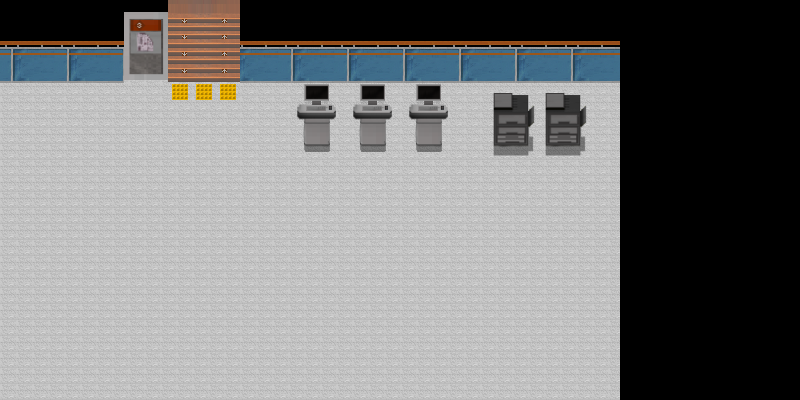

A level layout from a 2D game, rendered from its tile map. Below: a short description, then the map file with tile-grid data replaced by summaries:
An orthogonal 200x100 tile map with 4x4 px tiles, 3 tile layers (Tile Layer 1, Tile Layer 2, Tile Layer 3), 3 tilesets and 5 objects.

<map version="1.9" tiledversion="1.9.2" orientation="orthogonal" renderorder="right-down" width="200" height="100" tilewidth="4" tileheight="4" infinite="0" nextlayerid="6" nextobjectid="25">
 <tileset firstgid="1" source="Library_stair.tsx" />
 <tileset firstgid="30101" source="Lib_1F_1.tsx" />
 <tileset firstgid="60201" source="LibraryA.tsx" />
 <layer id="1" name="Tile Layer 1" width="200" height="100">
  <data>[20000 cells, 12400 non-empty, 16 distinct tile ids]</data>
 </layer>
 <layer id="2" name="Tile Layer 2" width="200" height="100">
  <data>[20000 cells, 2084 non-empty, 563 distinct tile ids]</data>
 </layer>
 <layer id="4" name="Tile Layer 3" width="200" height="100">
  <data>[20000 cells, 1225 non-empty, 572 distinct tile ids]</data>
 </layer>
 <objectgroup id="5" name="Object Layer 1">
  <properties>
   <property name="unity:layer" value="NoPassing" />
  </properties>
  <object id="3" x="-52" y="399.333" width="730" height="66.6667" />
  <object id="6" x="-56" y="-38.6667" width="224.5" height="122.625" />
  <object id="8" x="297.667" y="80.0417" width="151" height="65.625" />
  <object id="14" x="491.849" y="73.8788" width="96.1515" height="74.2424" />
  <object id="21" x="239.625" y="-58" width="406.708" height="141.958" />
 </objectgroup>
</map>
